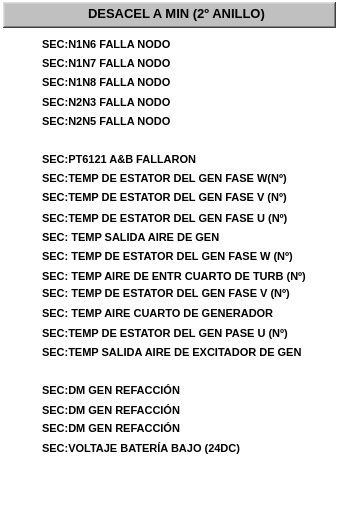
  <widget class="QFrame" name="fr_1">
   <property name="geometry">
    <rect>
     <x>4</x>
     <y>54</y>
     <width>341</width>
     <height>528</height>
    </rect>
   </property>
   <property name="styleSheet">
    <string notr="true">background-color: rgba(255, 255, 255, 0);</string>
   </property>
   <property name="frameShape">
    <enum>QFrame::StyledPanel</enum>
   </property>
   <property name="frameShadow">
    <enum>QFrame::Plain</enum>
   </property>
   <property name="lineWidth">
    <number>1</number>
   </property>
   <property name="midLineWidth">
    <number>0</number>
   </property>
   <widget class="QFrame" name="frTitulo_1">
    <property name="geometry">
     <rect>
      <x>3</x>
      <y>2</y>
      <width>333</width>
      <height>26</height>
     </rect>
    </property>
    <property name="styleSheet">
     <string notr="true">background-color: rgb(192, 192, 192);</string>
    </property>
    <property name="frameShape">
     <enum>QFrame::WinPanel</enum>
    </property>
    <property name="frameShadow">
     <enum>QFrame::Raised</enum>
    </property>
    <property name="lineWidth">
     <number>2</number>
    </property>
    <property name="midLineWidth">
     <number>0</number>
    </property>
   </widget>
   <widget class="QLabel" name="lbTitulo_1">
    <property name="geometry">
     <rect>
      <x>88</x>
      <y>5</y>
      <width>181</width>
      <height>16</height>
     </rect>
    </property>
    <property name="font">
     <font>
      <pointsize>10</pointsize>
      <weight>75</weight>
      <bold>true</bold>
     </font>
    </property>
    <property name="styleSheet">
     <string notr="true">background-color: rgba(255, 255, 255, 0);</string>
    </property>
    <property name="text">
     <string>DESACEL A MIN (2º ANILLO)</string>
    </property>
   </widget>
   <widget class="QLabel" name="lbTexto_1">
    <property name="geometry">
     <rect>
      <x>42</x>
      <y>36</y>
      <width>281</width>
      <height>16</height>
     </rect>
    </property>
    <property name="font">
     <font>
      <pointsize>8</pointsize>
      <weight>75</weight>
      <bold>true</bold>
     </font>
    </property>
    <property name="styleSheet">
     <string notr="true">background-color: rgba(255, 255, 255, 0);</string>
    </property>
    <property name="text">
     <string>SEC:N1N6 FALLA NODO</string>
    </property>
   </widget>
   <widget class="AWMultiObject" name="aLet_1">
    <property name="geometry">
     <rect>
      <x>13</x>
      <y>29</y>
      <width>25</width>
      <height>31</height>
     </rect>
    </property>
    <property name="id">
     <string>p_Fix32_THISNODE_DM_MSTR010_F_CV</string>
    </property>
    <property name="ElementType">
     <enum>AWMultiObject::CIRLED</enum>
    </property>
    <property name="OnColor">
     <enum>AWMultiObject::Grey</enum>
    </property>
    <property name="OffColor">
     <enum>AWMultiObject::Grey</enum>
    </property>
   </widget>
   <widget class="QLabel" name="lbTexto_2">
    <property name="geometry">
     <rect>
      <x>42</x>
      <y>55</y>
      <width>281</width>
      <height>16</height>
     </rect>
    </property>
    <property name="font">
     <font>
      <pointsize>8</pointsize>
      <weight>75</weight>
      <bold>true</bold>
     </font>
    </property>
    <property name="styleSheet">
     <string notr="true">background-color: rgba(255, 255, 255, 0);</string>
    </property>
    <property name="text">
     <string>SEC:N1N7 FALLA NODO</string>
    </property>
   </widget>
   <widget class="AWMultiObject" name="aLet_2">
    <property name="geometry">
     <rect>
      <x>13</x>
      <y>48</y>
      <width>25</width>
      <height>31</height>
     </rect>
    </property>
    <property name="id">
     <string>p_Fix32_THISNODE_DM_MSTR011_F_CV</string>
    </property>
    <property name="ElementType">
     <enum>AWMultiObject::CIRLED</enum>
    </property>
    <property name="OnColor">
     <enum>AWMultiObject::Grey</enum>
    </property>
    <property name="OffColor">
     <enum>AWMultiObject::Grey</enum>
    </property>
   </widget>
   <widget class="QLabel" name="lbTexto_3">
    <property name="geometry">
     <rect>
      <x>42</x>
      <y>74</y>
      <width>281</width>
      <height>16</height>
     </rect>
    </property>
    <property name="font">
     <font>
      <pointsize>8</pointsize>
      <weight>75</weight>
      <bold>true</bold>
     </font>
    </property>
    <property name="styleSheet">
     <string notr="true">background-color: rgba(255, 255, 255, 0);</string>
    </property>
    <property name="text">
     <string>SEC:N1N8 FALLA NODO</string>
    </property>
   </widget>
   <widget class="AWMultiObject" name="aLet_3">
    <property name="geometry">
     <rect>
      <x>13</x>
      <y>68</y>
      <width>25</width>
      <height>31</height>
     </rect>
    </property>
    <property name="id">
     <string>p_Fix32_THISNODE_DM_MSTR012_F_CV</string>
    </property>
    <property name="ElementType">
     <enum>AWMultiObject::CIRLED</enum>
    </property>
    <property name="OnColor">
     <enum>AWMultiObject::Grey</enum>
    </property>
    <property name="OffColor">
     <enum>AWMultiObject::Grey</enum>
    </property>
   </widget>
   <widget class="QLabel" name="lbTexto_4">
    <property name="geometry">
     <rect>
      <x>42</x>
      <y>94</y>
      <width>281</width>
      <height>16</height>
     </rect>
    </property>
    <property name="font">
     <font>
      <pointsize>8</pointsize>
      <weight>75</weight>
      <bold>true</bold>
     </font>
    </property>
    <property name="styleSheet">
     <string notr="true">background-color: rgba(255, 255, 255, 0);</string>
    </property>
    <property name="text">
     <string>SEC:N2N3 FALLA NODO</string>
    </property>
   </widget>
   <widget class="AWMultiObject" name="aLet_4">
    <property name="geometry">
     <rect>
      <x>13</x>
      <y>86</y>
      <width>25</width>
      <height>31</height>
     </rect>
    </property>
    <property name="id">
     <string>p_Fix32_THISNODE_DM_GEN017_F_CV</string>
    </property>
    <property name="ElementType">
     <enum>AWMultiObject::CIRLED</enum>
    </property>
    <property name="OnColor">
     <enum>AWMultiObject::Grey</enum>
    </property>
    <property name="OffColor">
     <enum>AWMultiObject::Grey</enum>
    </property>
   </widget>
   <widget class="AWMultiObject" name="aLet_5">
    <property name="geometry">
     <rect>
      <x>13</x>
      <y>105</y>
      <width>25</width>
      <height>31</height>
     </rect>
    </property>
    <property name="id">
     <string>p_Fix32_THISNODE_DM_GEN018_F_CV</string>
    </property>
    <property name="ElementType">
     <enum>AWMultiObject::CIRLED</enum>
    </property>
    <property name="OnColor">
     <enum>AWMultiObject::Grey</enum>
    </property>
    <property name="OffColor">
     <enum>AWMultiObject::Grey</enum>
    </property>
   </widget>
   <widget class="QLabel" name="lbTexto_5">
    <property name="geometry">
     <rect>
      <x>42</x>
      <y>113</y>
      <width>281</width>
      <height>16</height>
     </rect>
    </property>
    <property name="font">
     <font>
      <pointsize>8</pointsize>
      <weight>75</weight>
      <bold>true</bold>
     </font>
    </property>
    <property name="styleSheet">
     <string notr="true">background-color: rgba(255, 255, 255, 0);</string>
    </property>
    <property name="text">
     <string>SEC:N2N5 FALLA NODO</string>
    </property>
   </widget>
   <widget class="AWMultiObject" name="aLet_6">
    <property name="geometry">
     <rect>
      <x>13</x>
      <y>143</y>
      <width>25</width>
      <height>31</height>
     </rect>
    </property>
    <property name="id">
     <string>p_Fix32_THISNODE_DM_MSTR005_F_CV</string>
    </property>
    <property name="ElementType">
     <enum>AWMultiObject::CIRLED</enum>
    </property>
    <property name="OnColor">
     <enum>AWMultiObject::Grey</enum>
    </property>
    <property name="OffColor">
     <enum>AWMultiObject::Grey</enum>
    </property>
   </widget>
   <widget class="QLabel" name="lbTexto_6">
    <property name="geometry">
     <rect>
      <x>42</x>
      <y>151</y>
      <width>281</width>
      <height>16</height>
     </rect>
    </property>
    <property name="font">
     <font>
      <pointsize>8</pointsize>
      <weight>75</weight>
      <bold>true</bold>
     </font>
    </property>
    <property name="styleSheet">
     <string notr="true">background-color: rgba(255, 255, 255, 0);</string>
    </property>
    <property name="text">
     <string>SEC:PT6121 A&amp;B FALLARON</string>
    </property>
   </widget>
   <widget class="QLabel" name="lbTexto_7">
    <property name="geometry">
     <rect>
      <x>42</x>
      <y>170</y>
      <width>281</width>
      <height>16</height>
     </rect>
    </property>
    <property name="font">
     <font>
      <pointsize>8</pointsize>
      <weight>75</weight>
      <bold>true</bold>
     </font>
    </property>
    <property name="styleSheet">
     <string notr="true">background-color: rgba(255, 255, 255, 0);</string>
    </property>
    <property name="text">
     <string>SEC:TEMP DE ESTATOR DEL GEN FASE W(Nº)</string>
    </property>
   </widget>
   <widget class="AWMultiObject" name="aLet_7">
    <property name="geometry">
     <rect>
      <x>13</x>
      <y>163</y>
      <width>25</width>
      <height>31</height>
     </rect>
    </property>
    <property name="id">
     <string>p_Fix32_THISNODE_DM_GEN001_F_CV</string>
    </property>
    <property name="ElementType">
     <enum>AWMultiObject::CIRLED</enum>
    </property>
    <property name="OnColor">
     <enum>AWMultiObject::Grey</enum>
    </property>
    <property name="OffColor">
     <enum>AWMultiObject::Grey</enum>
    </property>
   </widget>
   <widget class="AWMultiObject" name="aLet_8">
    <property name="geometry">
     <rect>
      <x>13</x>
      <y>183</y>
      <width>25</width>
      <height>31</height>
     </rect>
    </property>
    <property name="id">
     <string>p_Fix32_THISNODE_DM_GEN002_F_CV</string>
    </property>
    <property name="ElementType">
     <enum>AWMultiObject::CIRLED</enum>
    </property>
    <property name="OnColor">
     <enum>AWMultiObject::Grey</enum>
    </property>
    <property name="OffColor">
     <enum>AWMultiObject::Grey</enum>
    </property>
   </widget>
   <widget class="QLabel" name="lbTexto_8">
    <property name="geometry">
     <rect>
      <x>42</x>
      <y>189</y>
      <width>281</width>
      <height>16</height>
     </rect>
    </property>
    <property name="font">
     <font>
      <pointsize>8</pointsize>
      <weight>75</weight>
      <bold>true</bold>
     </font>
    </property>
    <property name="styleSheet">
     <string notr="true">background-color: rgba(255, 255, 255, 0);</string>
    </property>
    <property name="text">
     <string>SEC:TEMP DE ESTATOR DEL GEN FASE V (Nº)</string>
    </property>
   </widget>
   <widget class="AWMultiObject" name="aLet_9">
    <property name="geometry">
     <rect>
      <x>13</x>
      <y>203</y>
      <width>25</width>
      <height>31</height>
     </rect>
    </property>
    <property name="id">
     <string>p_Fix32_THISNODE_DM_GEN003_F_CV</string>
    </property>
    <property name="ElementType">
     <enum>AWMultiObject::CIRLED</enum>
    </property>
    <property name="OnColor">
     <enum>AWMultiObject::Grey</enum>
    </property>
    <property name="OffColor">
     <enum>AWMultiObject::Grey</enum>
    </property>
   </widget>
   <widget class="QLabel" name="lbTexto_9">
    <property name="geometry">
     <rect>
      <x>42</x>
      <y>210</y>
      <width>281</width>
      <height>16</height>
     </rect>
    </property>
    <property name="font">
     <font>
      <pointsize>8</pointsize>
      <weight>75</weight>
      <bold>true</bold>
     </font>
    </property>
    <property name="styleSheet">
     <string notr="true">background-color: rgba(255, 255, 255, 0);</string>
    </property>
    <property name="text">
     <string>SEC:TEMP DE ESTATOR DEL GEN FASE U (Nº)</string>
    </property>
   </widget>
   <widget class="QLabel" name="lbTexto_10">
    <property name="geometry">
     <rect>
      <x>42</x>
      <y>229</y>
      <width>281</width>
      <height>16</height>
     </rect>
    </property>
    <property name="font">
     <font>
      <pointsize>8</pointsize>
      <weight>75</weight>
      <bold>true</bold>
     </font>
    </property>
    <property name="styleSheet">
     <string notr="true">background-color: rgba(255, 255, 255, 0);</string>
    </property>
    <property name="text">
     <string>SEC: TEMP SALIDA AIRE DE GEN</string>
    </property>
   </widget>
   <widget class="AWMultiObject" name="aLet_10">
    <property name="geometry">
     <rect>
      <x>13</x>
      <y>220</y>
      <width>25</width>
      <height>31</height>
     </rect>
    </property>
    <property name="id">
     <string>p_Fix32_THISNODE_DM_GEN004_F_CV</string>
    </property>
    <property name="ElementType">
     <enum>AWMultiObject::CIRLED</enum>
    </property>
    <property name="OnColor">
     <enum>AWMultiObject::Grey</enum>
    </property>
    <property name="OffColor">
     <enum>AWMultiObject::Grey</enum>
    </property>
   </widget>
   <widget class="QLabel" name="lbTexto_11">
    <property name="geometry">
     <rect>
      <x>42</x>
      <y>248</y>
      <width>281</width>
      <height>16</height>
     </rect>
    </property>
    <property name="font">
     <font>
      <pointsize>8</pointsize>
      <weight>75</weight>
      <bold>true</bold>
     </font>
    </property>
    <property name="styleSheet">
     <string notr="true">background-color: rgba(255, 255, 255, 0);</string>
    </property>
    <property name="text">
     <string>SEC: TEMP DE ESTATOR DEL GEN FASE W (Nº)</string>
    </property>
   </widget>
   <widget class="AWMultiObject" name="aLet_11">
    <property name="geometry">
     <rect>
      <x>13</x>
      <y>240</y>
      <width>25</width>
      <height>31</height>
     </rect>
    </property>
    <property name="id">
     <string>p_Fix32_THISNODE_DM_GEN005_F_CV</string>
    </property>
    <property name="ElementType">
     <enum>AWMultiObject::CIRLED</enum>
    </property>
    <property name="OnColor">
     <enum>AWMultiObject::Grey</enum>
    </property>
    <property name="OffColor">
     <enum>AWMultiObject::Grey</enum>
    </property>
   </widget>
   <widget class="AWMultiObject" name="aLet_12">
    <property name="geometry">
     <rect>
      <x>13</x>
      <y>260</y>
      <width>25</width>
      <height>31</height>
     </rect>
    </property>
    <property name="id">
     <string>p_Fix32_THISNODE_DM_GEN006_F_CV</string>
    </property>
    <property name="ElementType">
     <enum>AWMultiObject::CIRLED</enum>
    </property>
    <property name="OnColor">
     <enum>AWMultiObject::Grey</enum>
    </property>
    <property name="OffColor">
     <enum>AWMultiObject::Grey</enum>
    </property>
   </widget>
   <widget class="QLabel" name="lbTexto_12">
    <property name="geometry">
     <rect>
      <x>42</x>
      <y>268</y>
      <width>281</width>
      <height>16</height>
     </rect>
    </property>
    <property name="font">
     <font>
      <pointsize>8</pointsize>
      <weight>75</weight>
      <bold>true</bold>
     </font>
    </property>
    <property name="styleSheet">
     <string notr="true">background-color: rgba(255, 255, 255, 0);</string>
    </property>
    <property name="text">
     <string>SEC: TEMP AIRE DE ENTR CUARTO DE TURB (Nº)</string>
    </property>
   </widget>
   <widget class="QLabel" name="lbTexto_13">
    <property name="geometry">
     <rect>
      <x>42</x>
      <y>285</y>
      <width>281</width>
      <height>16</height>
     </rect>
    </property>
    <property name="font">
     <font>
      <pointsize>8</pointsize>
      <weight>75</weight>
      <bold>true</bold>
     </font>
    </property>
    <property name="styleSheet">
     <string notr="true">background-color: rgba(255, 255, 255, 0);</string>
    </property>
    <property name="text">
     <string>SEC: TEMP DE ESTATOR DEL GEN FASE V (Nº)</string>
    </property>
   </widget>
   <widget class="AWMultiObject" name="aLet_13">
    <property name="geometry">
     <rect>
      <x>13</x>
      <y>280</y>
      <width>25</width>
      <height>31</height>
     </rect>
    </property>
    <property name="id">
     <string>p_Fix32_THISNODE_DM_GEN007_F_CV</string>
    </property>
    <property name="ElementType">
     <enum>AWMultiObject::CIRLED</enum>
    </property>
    <property name="OnColor">
     <enum>AWMultiObject::Grey</enum>
    </property>
    <property name="OffColor">
     <enum>AWMultiObject::Grey</enum>
    </property>
   </widget>
   <widget class="AWMultiObject" name="aLet_14">
    <property name="geometry">
     <rect>
      <x>13</x>
      <y>300</y>
      <width>25</width>
      <height>31</height>
     </rect>
    </property>
    <property name="id">
     <string>p_Fix32_THISNODE_DM_GEN008_F_CV</string>
    </property>
    <property name="ElementType">
     <enum>AWMultiObject::CIRLED</enum>
    </property>
    <property name="OnColor">
     <enum>AWMultiObject::Grey</enum>
    </property>
    <property name="OffColor">
     <enum>AWMultiObject::Grey</enum>
    </property>
   </widget>
   <widget class="QLabel" name="lbTexto_14">
    <property name="geometry">
     <rect>
      <x>42</x>
      <y>305</y>
      <width>281</width>
      <height>16</height>
     </rect>
    </property>
    <property name="font">
     <font>
      <pointsize>8</pointsize>
      <weight>75</weight>
      <bold>true</bold>
     </font>
    </property>
    <property name="styleSheet">
     <string notr="true">background-color: rgba(255, 255, 255, 0);</string>
    </property>
    <property name="text">
     <string>SEC: TEMP AIRE CUARTO DE GENERADOR</string>
    </property>
   </widget>
   <widget class="QLabel" name="lbTexto_15">
    <property name="geometry">
     <rect>
      <x>42</x>
      <y>325</y>
      <width>281</width>
      <height>16</height>
     </rect>
    </property>
    <property name="font">
     <font>
      <pointsize>8</pointsize>
      <weight>75</weight>
      <bold>true</bold>
     </font>
    </property>
    <property name="styleSheet">
     <string notr="true">background-color: rgba(255, 255, 255, 0);</string>
    </property>
    <property name="text">
     <string>SEC:TEMP DE ESTATOR DEL GEN PASE U (Nº)</string>
    </property>
   </widget>
   <widget class="AWMultiObject" name="aLet_15">
    <property name="geometry">
     <rect>
      <x>13</x>
      <y>318</y>
      <width>25</width>
      <height>31</height>
     </rect>
    </property>
    <property name="id">
     <string>p_Fix32_THISNODE_DM_GEN009_F_CV</string>
    </property>
    <property name="ElementType">
     <enum>AWMultiObject::CIRLED</enum>
    </property>
    <property name="OnColor">
     <enum>AWMultiObject::Grey</enum>
    </property>
    <property name="OffColor">
     <enum>AWMultiObject::Grey</enum>
    </property>
   </widget>
   <widget class="AWMultiObject" name="aLet_16">
    <property name="geometry">
     <rect>
      <x>13</x>
      <y>337</y>
      <width>25</width>
      <height>31</height>
     </rect>
    </property>
    <property name="id">
     <string>p_Fix32_THISNODE_DM_GEN010_F_CV</string>
    </property>
    <property name="ElementType">
     <enum>AWMultiObject::CIRLED</enum>
    </property>
    <property name="OnColor">
     <enum>AWMultiObject::Grey</enum>
    </property>
    <property name="OffColor">
     <enum>AWMultiObject::Grey</enum>
    </property>
   </widget>
   <widget class="QLabel" name="lbTexto_16">
    <property name="geometry">
     <rect>
      <x>42</x>
      <y>344</y>
      <width>281</width>
      <height>16</height>
     </rect>
    </property>
    <property name="font">
     <font>
      <pointsize>8</pointsize>
      <weight>75</weight>
      <bold>true</bold>
     </font>
    </property>
    <property name="styleSheet">
     <string notr="true">background-color: rgba(255, 255, 255, 0);</string>
    </property>
    <property name="text">
     <string>SEC:TEMP SALIDA AIRE DE EXCITADOR DE GEN</string>
    </property>
   </widget>
   <widget class="AWMultiObject" name="aLet_17">
    <property name="geometry">
     <rect>
      <x>13</x>
      <y>375</y>
      <width>25</width>
      <height>31</height>
     </rect>
    </property>
    <property name="id">
     <string>p_Fix32_THISNODE_DM_GEN014_F_CV</string>
    </property>
    <property name="ElementType">
     <enum>AWMultiObject::CIRLED</enum>
    </property>
    <property name="OnColor">
     <enum>AWMultiObject::Grey</enum>
    </property>
    <property name="OffColor">
     <enum>AWMultiObject::Grey</enum>
    </property>
   </widget>
   <widget class="QLabel" name="lbTexto_17">
    <property name="geometry">
     <rect>
      <x>42</x>
      <y>382</y>
      <width>281</width>
      <height>16</height>
     </rect>
    </property>
    <property name="font">
     <font>
      <pointsize>8</pointsize>
      <weight>75</weight>
      <bold>true</bold>
     </font>
    </property>
    <property name="styleSheet">
     <string notr="true">background-color: rgba(255, 255, 255, 0);</string>
    </property>
    <property name="text">
     <string>SEC:DM GEN REFACCIÓN</string>
    </property>
   </widget>
   <widget class="AWMultiObject" name="aLet_18">
    <property name="geometry">
     <rect>
      <x>13</x>
      <y>395</y>
      <width>25</width>
      <height>31</height>
     </rect>
    </property>
    <property name="id">
     <string>p_Fix32_THISNODE_DM_GEN015_F_CV</string>
    </property>
    <property name="ElementType">
     <enum>AWMultiObject::CIRLED</enum>
    </property>
    <property name="OnColor">
     <enum>AWMultiObject::Grey</enum>
    </property>
    <property name="OffColor">
     <enum>AWMultiObject::Grey</enum>
    </property>
   </widget>
   <widget class="QLabel" name="lbTexto_18">
    <property name="geometry">
     <rect>
      <x>42</x>
      <y>402</y>
      <width>281</width>
      <height>16</height>
     </rect>
    </property>
    <property name="font">
     <font>
      <pointsize>8</pointsize>
      <weight>75</weight>
      <bold>true</bold>
     </font>
    </property>
    <property name="styleSheet">
     <string notr="true">background-color: rgba(255, 255, 255, 0);</string>
    </property>
    <property name="text">
     <string>SEC:DM GEN REFACCIÓN</string>
    </property>
   </widget>
   <widget class="AWMultiObject" name="aLet_19">
    <property name="geometry">
     <rect>
      <x>13</x>
      <y>415</y>
      <width>25</width>
      <height>31</height>
     </rect>
    </property>
    <property name="id">
     <string>p_Fix32_THISNODE_DM_GEN016_F_CV</string>
    </property>
    <property name="ElementType">
     <enum>AWMultiObject::CIRLED</enum>
    </property>
    <property name="OnColor">
     <enum>AWMultiObject::Grey</enum>
    </property>
    <property name="OffColor">
     <enum>AWMultiObject::Grey</enum>
    </property>
   </widget>
   <widget class="QLabel" name="lbTexto_19">
    <property name="geometry">
     <rect>
      <x>42</x>
      <y>420</y>
      <width>281</width>
      <height>16</height>
     </rect>
    </property>
    <property name="font">
     <font>
      <pointsize>8</pointsize>
      <weight>75</weight>
      <bold>true</bold>
     </font>
    </property>
    <property name="styleSheet">
     <string notr="true">background-color: rgba(255, 255, 255, 0);</string>
    </property>
    <property name="text">
     <string>SEC:DM GEN REFACCIÓN</string>
    </property>
   </widget>
   <widget class="QLabel" name="lbTexto_20">
    <property name="geometry">
     <rect>
      <x>42</x>
      <y>440</y>
      <width>281</width>
      <height>16</height>
     </rect>
    </property>
    <property name="font">
     <font>
      <pointsize>8</pointsize>
      <weight>75</weight>
      <bold>true</bold>
     </font>
    </property>
    <property name="styleSheet">
     <string notr="true">background-color: rgba(255, 255, 255, 0);</string>
    </property>
    <property name="text">
     <string>SEC:VOLTAJE BATERÍA BAJO (24DC)</string>
    </property>
   </widget>
   <widget class="AWMultiObject" name="aLet_20">
    <property name="geometry">
     <rect>
      <x>13</x>
      <y>435</y>
      <width>25</width>
      <height>31</height>
     </rect>
    </property>
    <property name="id">
     <string>p_Fix32_THISNODE_DM_GEN012_F_CV</string>
    </property>
    <property name="ElementType">
     <enum>AWMultiObject::CIRLED</enum>
    </property>
    <property name="OnColor">
     <enum>AWMultiObject::Grey</enum>
    </property>
    <property name="OffColor">
     <enum>AWMultiObject::Grey</enum>
    </property>
   </widget>
  </widget>
